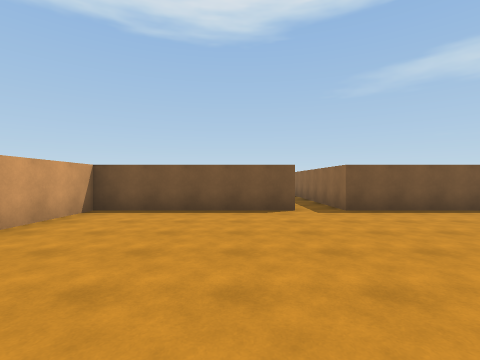
[1] (above)

16 first-person views from a walk through a 3-D level made in the Unity game engine. The camera is 1.5 m above the floor, looks level and sees 85° across. Doors are open. The floor is counted in squares, 2.25 m on a side. Each view is taken from the middle of a square. On the plan, view 1 faces up. The plan holds only what a view shows up to about 9 squares ahead; the rest is blank. The player is left out.

[2]
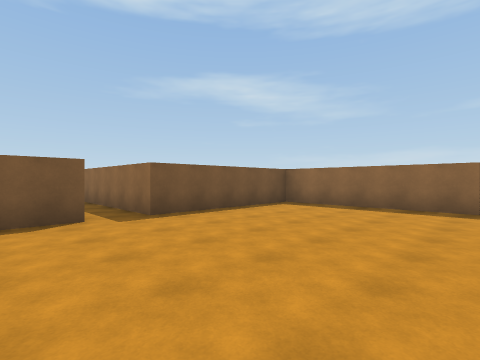

[3]
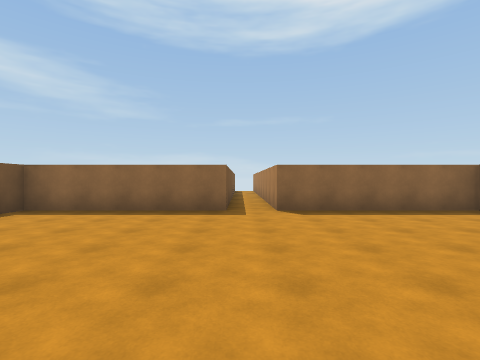

[4]
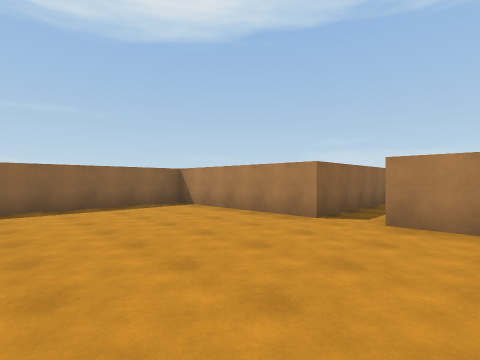

[5]
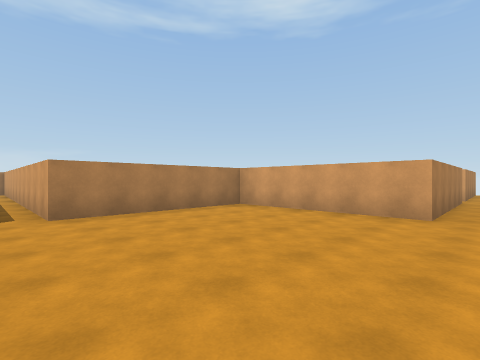

[6]
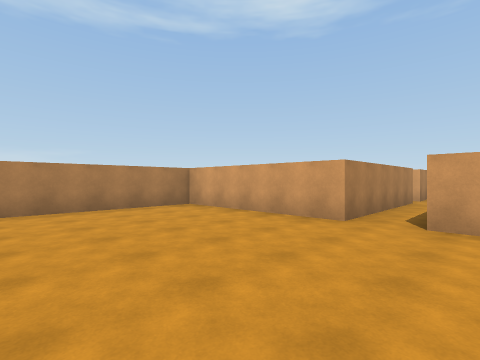

[7]
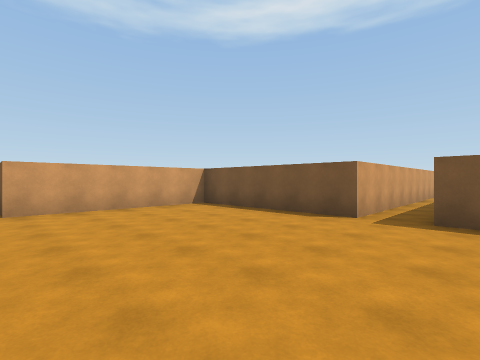

[8]
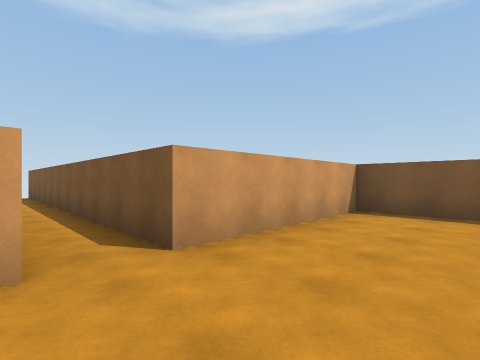

[9]
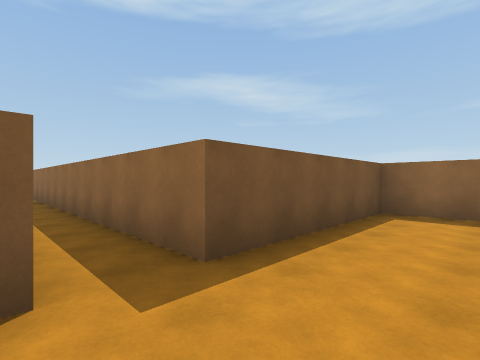

[10]
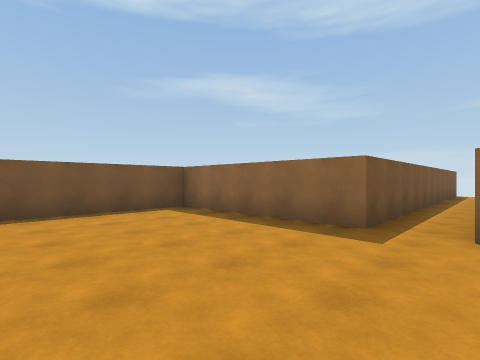

[11]
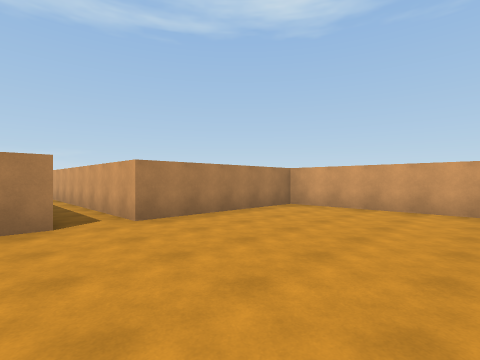

[12]
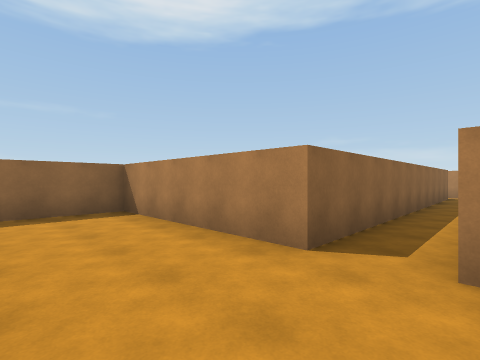

[13]
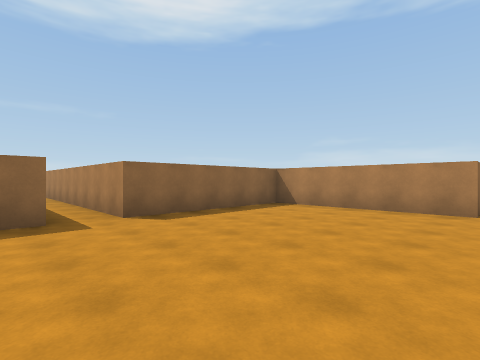

[14]
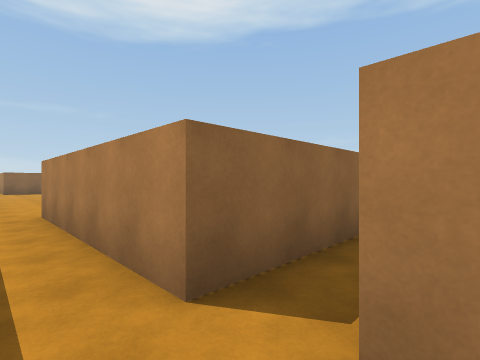

[15]
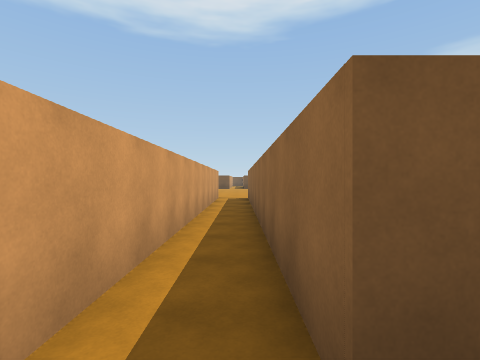

[16]
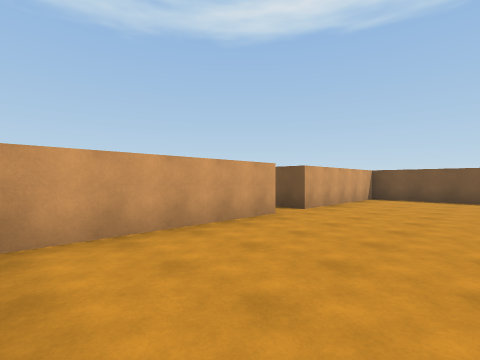

### Floor plan
Points are (right, up) in squares from view 1. A wall is a line through its corners. A room is listed if a view was taken in it or the views show most of it. See-through windows are left out.
Room 1 (views 1, 2, 3, 4, 5, 6, 7, 8, 9, 10, 11, 12, 13, 14, 16)
walls: (2.3, -4.2) (6.7, -4.2) (6.7, 0.2); (6.7, 1.3) (6.7, 5.7) (2.3, 5.7) (2.3, 14.9); (-7.8, 0.2) (-3.2, 0.2) (-3.2, -4.2) (1.2, -4.2); (-9.8, 0.2) (-8.6, 0.2); (1.2, 11.9) (1.2, 5.7) (-3.2, 5.7) (-3.2, 1.3) (-12.4, 1.3)
ways out: open door at (2, -4) to room 2; open door at (-8, 0); open door at (7, 0.5)
Room 2 (view 15)
walls: (2.8, -13.3) (2.3, -13.3) (2.3, -4.2); (1.2, -4.2) (1.2, -13.2)
ways out: open door at (2, -4) to room 1

Where each view was taken, in squares from view 1:
view 1: 0 up, 0 right, facing up
view 2: 1 up, 0 right, facing up-right
view 3: 1 up, 1 right, facing right
view 4: 0 up, 0 right, facing down-right
view 5: 1 up, 2 right, facing down-left
view 6: 2 up, 1 right, facing down-left
view 7: 1 up, 3 right, facing up-left
view 8: 0 up, 1 left, facing up-left
view 9: 4 up, 1 right, facing up-right
view 10: 0 up, 3 right, facing up-right
view 11: 0 up, 3 right, facing down-left
view 12: 2 down, 1 right, facing down-right
view 13: 2 up, 2 right, facing down-right
view 14: 1 up, 9 left, facing down-right
view 15: 14 down, 2 right, facing up
view 16: 4 down, 0 right, facing up-left
